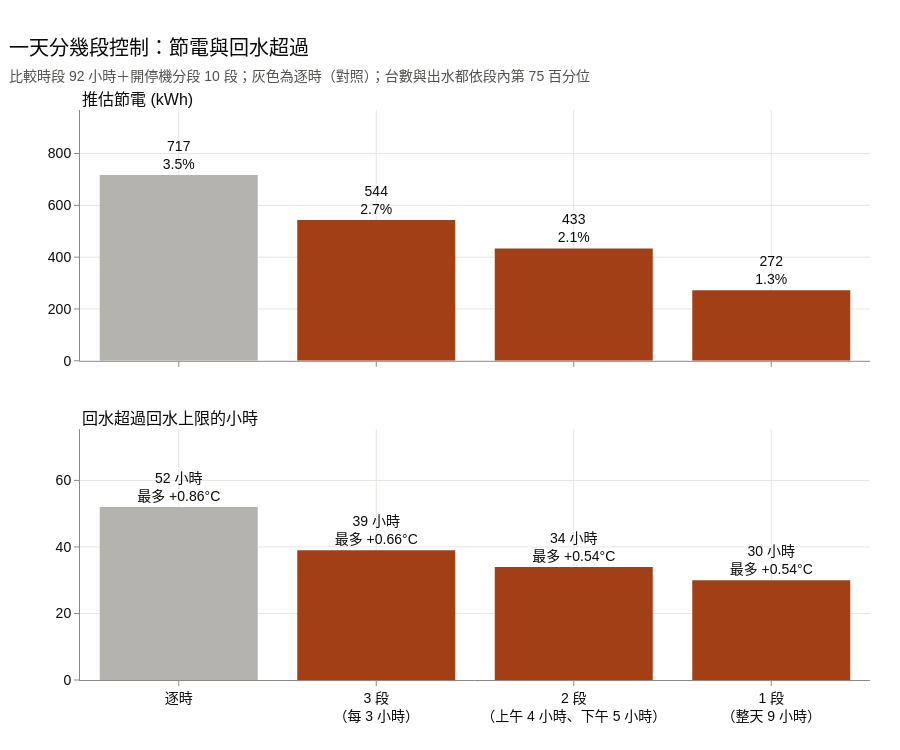

Notebook code cell kept with this figure:
### Markdown cell above
## 6. 一天分幾段控制

業主可選一天分幾段控制：
- **3 段**（每 3 小時：08~11、11~14、14~17）
- **2 段**（上午 4 小時 08~12、下午 5 小時 12~17）
- **1 段**（整天 9 小時 08~17）

- **台數與出水**：都依段內預測負荷的第 75 百分位（`.env` 的 `CONTROL_LOAD_PCT`）；百分位 > 380 RT 整段並聯；段內有任何一小時沒有預測就不給建議
- **尖峰規則**：段內各小時超過 380 RT 的部分加總超過 95 RT（380 × 25%，`.env` 的 `CONTROL_PEAK_EXCESS`）時，整段改依最高那小時決定、兩台並聯（見第 7 節）
- **回水超過**：實際負荷下，回水比回水上限（`.env` 的 `CONTROL_T_RETURN`，13.9°C）高多少；設定越高、越常超過，末端供冷除濕越吃緊
- **為何會超過**：規則以預測負荷和流量典型值估算回水並設在 13.9°C；實際流量低於典型值、或實際負荷高於預測時，實際回水就會超過。逐時建議下，超過的時段平均高約 0.27°C，主因是實際流量低於典型值（低負荷時流量較小、並聯時合計流量較少），其次是負荷預測偏低
- 逐時為對照，業主不能選

### Code cell
LABELS6 = {key: value.replace("（", "<br>（") for key, value in MODES.items()}
block_rows = []
for segment_count, segment_label in LABELS6.items():
    segment_recommendation = recommendations[segment_count]
    segment_result = bt.evaluate(
        units, segment_recommendation, curves, ch2_model, sensitivity, TYP
    )
    saving_kwh = sum(
        bt.saving(segment_result, units, step, previous)
        for step, previous in [("S1", "S0"), ("S2", "S1"), ("S3", "S2")]
    )
    # 各小時回水超過允許水準最多幾度
    hourly_excess = bt.return_excess(segment_result).groupby(units.HOUR).max()
    parallel_units = segment_result["S3 CH-1 RT"] > 0
    block_rows.append(
        {
            "控制方式": segment_label,
            "推估節電 kWh": saving_kwh.sum(),
            "節電 %": saving_kwh.sum() / meter_kwh * 100,
            "回水超過（小時）": int((hourly_excess > 0.05).sum()),
            "回水最多超過 °C": hourly_excess.max(),
            "建議並聯（評估單位）": int(parallel_units.sum()),
            "其中實際只開 CH-2": int((parallel_units & ~units.ON1).sum()),
            "並聯單位節電 kWh": saving_kwh[units.ON1].sum(),
            "僅 CH-2 單位節電 kWh": saving_kwh[~units.ON1].sum(),
        }
    )
blocks = pd.DataFrame(block_rows).set_index("控制方式")

fig = make_subplots(
    rows=2,
    cols=1,
    shared_xaxes=True,
    vertical_spacing=0.12,
    subplot_titles=("推估節電 (kWh)", "回水超過回水上限的小時"),
)
bar_colors = ["#b5b3ad"] + ["#a33f17"] * (len(blocks) - 1)  # 逐時（對照）用灰
saving_texts = [
    f"{kwh:,.0f}<br>{percent:.1f}%"
    for kwh, percent in zip(blocks["推估節電 kWh"], blocks["節電 %"])
]
excess_texts = [
    f"{hours} 小時<br>最多 +{max_excess:.2f}°C"
    for hours, max_excess in zip(blocks["回水超過（小時）"], blocks["回水最多超過 °C"])
]
fig.add_trace(
    go.Bar(
        x=blocks.index,
        y=blocks["推估節電 kWh"],
        marker_color=bar_colors,
        showlegend=False,
        text=saving_texts,
        textposition="outside",
        hovertemplate="%{x}｜%{y:,.0f} kWh<extra></extra>",
    ),
    row=1,
    col=1,
)
fig.add_trace(
    go.Bar(
        x=blocks.index,
        y=blocks["回水超過（小時）"],
        marker_color=bar_colors,
        showlegend=False,
        text=excess_texts,
        textposition="outside",
        hovertemplate="%{x}｜%{y} 小時<extra></extra>",
    ),
    row=2,
    col=1,
)
fig.update_yaxes(
    range=[
        min(0, blocks["推估節電 kWh"].min() * 2.6),
        blocks["推估節電 kWh"].max() * 1.35,
    ],
    row=1,
    col=1,
)
fig.update_yaxes(range=[0, blocks["回水超過（小時）"].max() * 1.45], row=2, col=1)
show(
    fig,
    "一天分幾段控制：節電與回水超過",
    f"比較時段 {N_HR} 小時＋開停機分段 {N_SEG} 段；灰色為逐時（對照）；"
    f"台數與出水都依段內第 {control.LOAD_PERCENTILE:.0f} 百分位",
    height=750,
)
blocks.set_axis(blocks.index.str.replace("<br>", ""), axis=0).round(1)

### Figure 1 — Plotly figure (JSON) as saved in the notebook; plotly's stock layout.template omitted (floating-point values rounded to 4 significant figures)
{"data": [{"hovertemplate": "%{x}｜%{y:,.0f} kWh<extra></extra>", "marker": {"color": ["#b5b3ad", "#a33f17", "#a33f17", "#a33f17"]}, "showlegend": false, "text": ["717<br>3.5%", "544<br>2.7%", "433<br>2.1%", "272<br>1.3%"], "textposition": "outside", "type": "bar", "x": ["逐時", "3 段<br>（每 3 小時）", "2 段<br>（上午 4 小時、下午 5 小時）", "1 段<br>（整天 9 小時）"], "xaxis": "x", "y": [717.1, 543.6, 433.5, 271.8], "yaxis": "y"}, {"hovertemplate": "%{x}｜%{y} 小時<extra></extra>", "marker": {"color": ["#b5b3ad", "#a33f17", "#a33f17", "#a33f17"]}, "showlegend": false, "text": ["52 小時<br>最多 +0.86°C", "39 小時<br>最多 +0.66°C", "34 小時<br>最多 +0.54°C", "30 小時<br>最多 +0.54°C"], "textposition": "outside", "type": "bar", "x": ["逐時", "3 段<br>（每 3 小時）", "2 段<br>（上午 4 小時、下午 5 小時）", "1 段<br>（整天 9 小時）"], "xaxis": "x2", "y": [52, 39, 34, 30], "yaxis": "y2"}], "layout": {"annotations": [{"font": {"size": 16}, "showarrow": false, "text": "推估節電 (kWh)", "x": 0.0, "xanchor": "left", "xref": "paper", "y": 1.0, "yanchor": "bottom", "yref": "paper"}, {"font": {"size": 16}, "showarrow": false, "text": "回水超過回水上限的小時", "x": 0.0, "xanchor": "left", "xref": "paper", "y": 0.44, "yanchor": "bottom", "yref": "paper"}], "height": 750, "title": {"subtitle": {"text": "比較時段 92 小時＋開停機分段 10 段；灰色為逐時（對照）；台數與出水都依段內第 75 百分位"}, "text": "一天分幾段控制：節電與回水超過"}, "xaxis": {"anchor": "y", "domain": [0.0, 1.0], "matches": "x2", "showticklabels": false}, "xaxis2": {"anchor": "y2", "domain": [0.0, 1.0]}, "yaxis": {"anchor": "x", "domain": [0.56, 1.0], "range": [0, 968.0]}, "yaxis2": {"anchor": "x2", "domain": [0.0, 0.44], "range": [0, 75.4]}}}
